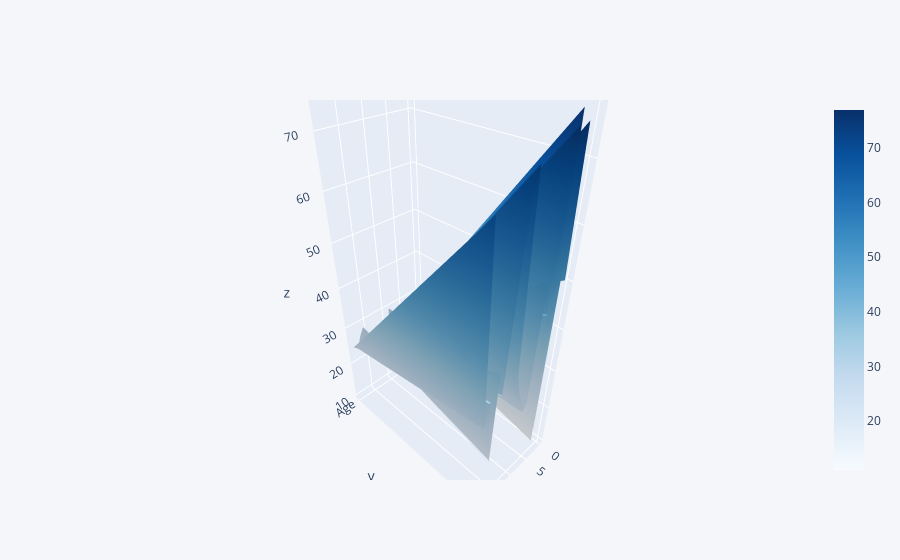

The cell this chart's notebook holds for it:
### Code cell
data1[['Age','Sales in Rs']].iplot(kind = 'surface', colorscale = 'blues')

### Figure 1 — Plotly figure (JSON) as saved in the notebook; plotly's stock layout.template omitted (floating-point values rounded to 4 significant figures)
{"data": [{"colorscale": [[0, "rgb(247,251,255)"], [0.125, "rgb(222,235,247)"], [0.25, "rgb(198,219,239)"], [0.375, "rgb(158,202,225)"], [0.5, "rgb(107,174,214)"], [0.625, "rgb(66,146,198)"], [0.75, "rgb(33,113,181)"], [0.875, "rgb(8,81,156)"], [1, "rgb(8,48,107)"]], "type": "surface", "x": [0, 1, 2, 3, 4, 5, 6, 7, 8, 9, 10, 11, 12, 13, 14, 15, 16, 17, 18, 19], "y": ["Age", "Sales in Rs"], "z": [[25, 22, 20, 27, 28, 24, 24, 23, 24, 30, 19, 24, 26, 26, 21, 24, 29, 27, 24, 25], [50, 75, 11, 77, 45, 52, 26, 24, 28, 31, 36, 72, 69, 51, 34, 40, 18, 35, 29, 68]]}], "layout": {"legend": {"bgcolor": "#F5F6F9", "font": {"color": "#4D5663"}}, "paper_bgcolor": "#F5F6F9", "plot_bgcolor": "#F5F6F9", "title": {"font": {"color": "#4D5663"}}, "xaxis": {"gridcolor": "#E1E5ED", "showgrid": true, "tickfont": {"color": "#4D5663"}, "title": {"font": {"color": "#4D5663"}, "text": ""}, "zerolinecolor": "#E1E5ED"}, "yaxis": {"gridcolor": "#E1E5ED", "showgrid": true, "tickfont": {"color": "#4D5663"}, "title": {"font": {"color": "#4D5663"}, "text": ""}, "zerolinecolor": "#E1E5ED"}}}
